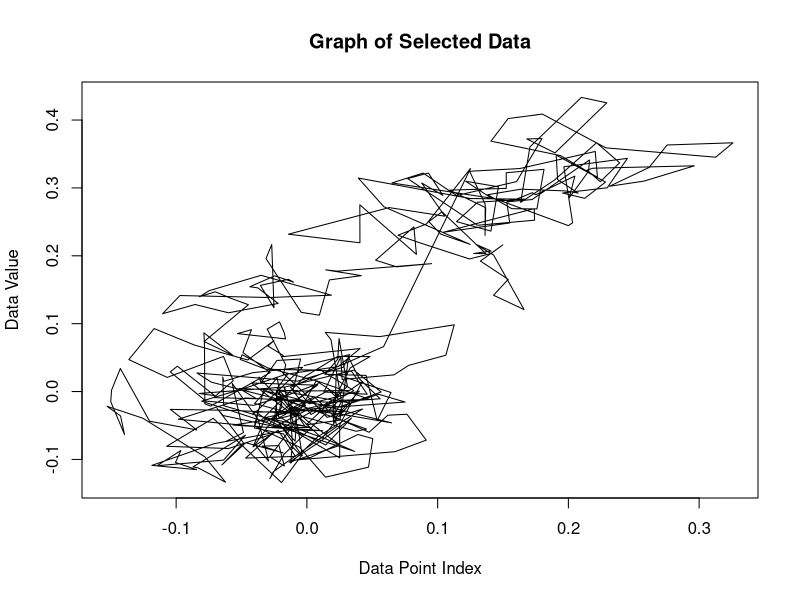

R code for this plot:
#PROMPT12 
#You
# and now we are back at the problem that it can't read the data formatting
# 
# ChatGPT
# I see. It seems the issue lies in the way the data is formatted or read in R. Let's try a different approach to read the data, ensuring it's compatible with the MATLAB script. We'll use the read.table function with appropriate arguments to match the formatting of your data file.
# 
# Assuming your data file is tab-separated and has a header row, we can adjust the code as follows:
#   
# # Load ABR row data
# ABRtext <- read.table('ABR-0-1.txt', header = TRUE, sep = '\t')
# 
# # Extract ABR data
# ABR <- as.matrix(ABRtext$data)
# 
# # Get dimensions of ABR data
# s <- dim(ABR)
# fr <- 40
# frame <- 1:s[1]
# 
# # Final Figure
# plot_colors <- rainbow(s[2])
# 
# plot(frame / fr, ABR[, 1] + (1 * 4), type = 'l', col = plot_colors[1], lwd = 1,
#      xlim = c(-5, 12.4), ylim = c(1.3, 33.1), xlab = 'Time (s)', ylab = 'Y-axis label')
# 
# for (i in 2:s[2]) {
#   lines(frame / fr, ABR[, i] + (i * 4), col = plot_colors[i], lwd = 1)
# }
# 
# box()
# axis(1, at = NA)
# axis(2, at = NA)

#This code assumes that your data file is tab-separated and has a header row specifying column names. Adjust the sep argument if your data file is separated by a different character. If you encounter any further issues or if your data file has a different structure, please provide more details, and I'll adjust the code accordingly!

#Prompt 13
#You
#you've seen how my data is formatted. does that assumption hold?
  
# ChatGPT
# You're correct; I should have considered the actual format of your data. Let's revise the code to match the format you provided earlier:
#   
# Read the file line by line
ABRtext <- readLines('ABR-0-1.txt')

# Find the index of the line containing the ":DATA" marker
data_start_index <- grep(":DATA", ABRtext)

# Extract numerical data from lines after the ":DATA" marker
data_lines <- ABRtext[(data_start_index + 1):length(ABRtext)]

# Convert the tab-separated values to a numeric matrix
data_matrix <- as.matrix(read.table(text = data_lines))

# Plot each waveform based on levels
plot(data_matrix, type = "l", col = "black", lwd = 1, 
     xlab = "Data Point Index", ylab = "Data Value",
     main = "Graph of Selected Data")
#This code should correctly read in the data as it is formatted in your file and plot each waveform accordingly. If there are any adjustments needed or if you encounter any issues, please let me know!